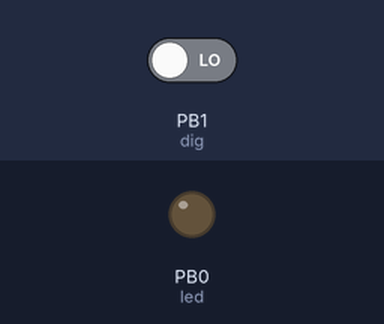
This sketch was run on a simulated ATtiny85, built with avr-gcc and run on an emulated ATtiny85. Shown: output pins drawn as LEDs (lit = HIGH). Inputs (shaded band) come from the test bench; at power-on: PB1 (dig) LOW.

Above: at 1.8 s.
1.9 s: PB1 (dig) driven HIGH
At 4.7 s:
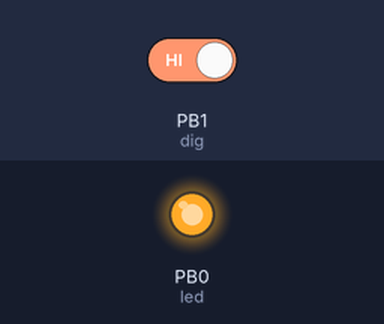
Timing chart, 0 to 6.2 s (numbered marks = the images above; inputs shaded):
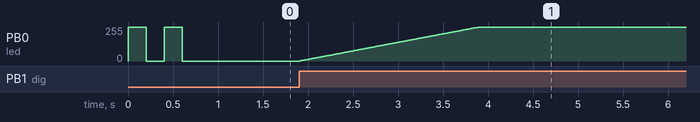

The sketch:

kitchen_dimmer_11.ino
```cpp
// (licence header left out)
//#define RDEBUG

// pin definitions
const int led = 0;
const int dig = 1;
// base ON period
const unsigned long pot_value = 2000;
unsigned long dig_last;
int value = 0;
// base hold period
#if defined RDEBUG
const int dig_signal = 2;
const int dig_in = 3;
#define SIGNAL digitalWrite(dig_signal, HIGH); \
  delay(200); \
  digitalWrite(dig_signal, LOW); \
  delay(20);
#define SHOWIN(a) digitalWrite(dig_in, a);
const unsigned long hold_value = 15*1000L;
#else
#define SIGNAL
#define SHOWIN(a)
const unsigned long hold_value = 45*1000L;
#endif

// ATMEL ATTINY85
//
//                  +-\/-+
//      (D 5) PB5  1|    |8  Vcc
//      (D 3) PB3  2|    |7  PB2 (D 2)
//      (D 4) PB4  3|    |6  PB1 (D 1) dig
//            GND  4|    |5  PB0 (D 0) led
//                  +----+

///
/// Setup ports
///
void setup() {
  pinMode(led, OUTPUT);
  pinMode(dig, INPUT);
#if defined RDEBUG
  pinMode(dig_signal, OUTPUT);
  pinMode(dig_in, OUTPUT);
  SIGNAL
  digitalWrite(dig_in, HIGH);
  digitalWrite(led, HIGH);
  delay(200);
  digitalWrite(led, LOW);
  delay(200);
  digitalWrite(led, HIGH);
  delay(200);
  digitalWrite(led, LOW);
  delay(200);
  digitalWrite(led, HIGH);
  delay(200);
  digitalWrite(led, LOW);
  digitalWrite(dig_in, LOW);
 SIGNAL
#else
  digitalWrite(led, HIGH);
  delay(200);
  digitalWrite(led, LOW);
  delay(200);
  digitalWrite(led, HIGH);
  delay(200);
  digitalWrite(led, LOW);
#endif
}

///
/// Slow increasing of intensity
///
void LightOn() {
int v=0;
unsigned long ms=millis();
unsigned long m=0;
unsigned long m2=pot_value;
while(m<m2)
  {
  int p=digitalRead(dig);
  SHOWIN(p)
  analogWrite(led,map(m,0,m2,value,255));
   m=millis()-ms;
  }
digitalWrite(led, HIGH);
value=255;
}

///
///  Wait until digital pin is OFF + hold_value
///
void LightHold() {
while(millis()<dig_last)
  {
  int p=digitalRead(dig);
  SHOWIN(p)
  if(p) // still ON
    dig_last=millis()+hold_value;
  }
}

///
/// Slow decreasing of intensity
///
void LightOff() {
unsigned long ms=millis();
unsigned long m=0;
unsigned long m2=pot_value*6; // 6x on period
while(m<m2)
  {
  int p=digitalRead(dig);
  SHOWIN(p)
  if(p)
    return;
  value=map(m,0,m2,255,0);
  analogWrite(led,value);
  m=millis()-ms;
  }
digitalWrite(led, LOW);
}

///
/// Main loop
///
void loop() {
  int p=digitalRead(dig);
  SHOWIN(p)
  if(p) {
    LightOn();
    SIGNAL
    dig_last=millis()+hold_value;
    LightHold();
    SIGNAL
    LightOff();
//    SIGNAL
  }
}
```

Measured:
- after the input at 1.9 s, PB0 (led): moves from 0/255 to 255/255 over 2.0 s, starting at once
